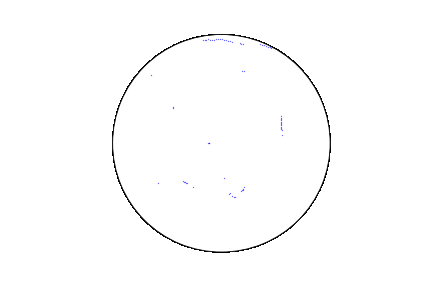
#> input picture lidarAnalysis/1.png, 432 x 288 px; its folder holds 6 pictures in this run
$ jupyter execute --allow-errors lidarProcessing.ipynb
#> lines starting #> are read from the running program, lines starting #| are printed output that depends on the picture; after the words box and inside, x2 and y2 are one past the last pixel; in counts of white or black regions, pixels touching at a corner belong together
[cell 1]
# Visualize Data
import math
import matplotlib.pyplot as plt
import numpy as np
import json
import time

count = 0

# [22 lines left out: function plot, not called in this run]


def visualize(filename, save):
    global count

    # Load Data from txt files
    dataX = []
    dataY = []
    print(filename)
    with open(filename, 'r') as f:
        input = json.loads(f.read())
        for j in input:
            time.sleep(0.1)
            count += 1
            plot(j, save)

#> (the rest of this cell did not finish here and is left out)

[cell 2]
import math
import numpy as np
import matplotlib.pyplot as plt
import cv2 as cv
import json
import time

[cell 3]
# [25 lines left out: function detectDots, not called in this run]


# fig, plots = plt.subplots(10, figsize=(100, 100))

# for i in range(10):
#> (the rest of this cell did not finish here and is left out)

[cell 4]
import cv2

# Load the image
image = cv2.imread("1.png")
#> image is the input picture: shape (288, 432, 3); mean B, G, R 253, 252.9, 252.9

# Convert the image to grayscale
gray = cv2.cvtColor(image, cv2.COLOR_BGR2GRAY)

# Set the minimum size of the blobs to detect
params = cv2.SimpleBlobDetector_Params()
params.minThreshold = 100
params.maxThreshold = 255

# Detect blobs in the image
detector = cv2.SimpleBlobDetector_create(params)
blobs = detector.detect(gray)
#> blobs = ()

print(blobs)

# Loop over the detected blobs and draw a circle around them
for blob in blobs:
    print(blob)
    x, y, w, h = blob
    cv2.circle(image, (x, y), w, (0, 255, 0), 2)
#> this loop made 0 passes

# Show the image with the blobs circled
fig = plt.figure(figsize=(20, 20))
plt.imshow(image)

[cell 5]
import cv2

# Create a SimpleBlobDetector_Params object and set its thresholds
params = cv2.SimpleBlobDetector_Params()
params.minThreshold = 100
params.maxThreshold = 255

# Create a SimpleBlobDetector using the given parameters
detector = cv2.SimpleBlobDetector_create(params)

# Load the image and convert it to grayscale
img = cv2.imread("1.png")
gray_img = cv2.cvtColor(img, cv2.COLOR_BGR2GRAY)

# Detect blobs in the image
keypoints = detector.detect(gray_img)
#> keypoints = ()

# Filter the detected blobs by width
filtered_keypoints = [kp for kp in keypoints if kp.size > 3]
#> filtered_keypoints = []

print(len(filtered_keypoints))
#| 0

# Draw the detected blobs on the original image
img_with_blobs = cv2.drawKeypoints(img, filtered_keypoints, None, color=(0, 255, 0))

# Show the original image and the image with the detected blobs
plt.imshow(img_with_blobs)

[cell 6]
# [25 lines left out: function detectWalls, not called in this run]

fig, plots = plt.subplots(10, figsize=(100, 100))

#> (the rest of this cell did not finish here and is left out)

#> (a cell that did not finish here is left out)

[cell 8]
import json


input = "[[[1], [2], [3]], [[4], [5], [6]]]"
r = json.loads(input)
print(r)

[cell 9]
import cv2 as cv
from PIL import Image as im

# Open image with opencv
I1 = cv.cvtColor(cv.imread("0.png"), cv.COLOR_RGB2GRAY)
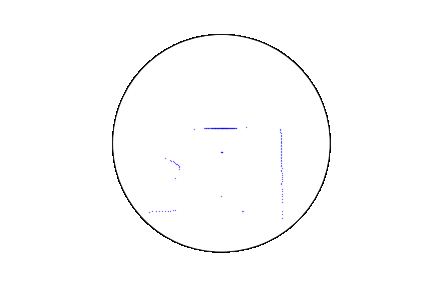
#> input picture testingData/0.png, 432 x 288 px, found by its file name
#> I1: shape (288, 432); min 0, max 255, mean 252.9
I2 = cv.cvtColor(cv.imread("1.png"), cv.COLOR_RGB2GRAY)
#> I2: shape (288, 432); min 0, max 255, mean 253

points1 = cv.cornerHarris(I1, 1, 1, 0.4)
points2 = cv.cornerHarris(I2, 1, 1, 0.4)

print(points1.shape)
#| (288, 432)
for i in range(288):
    for j in range(432):
        if points1[i][j] != 0:
            points1[i][j] = 255
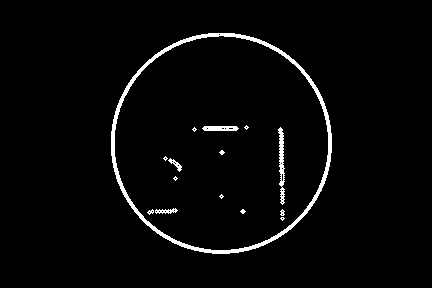
#> points1: shape (288, 432) float32; 2.7% white; 15 white regions (8 under 20 px), largest, box (x1, y1, x2, y2) and area: (111, 33, 332, 254) 2645, (278, 127, 285, 205) 301, (202, 126, 239, 131) 165


data = im.fromarray(points1)

data.show()

# cv.imwrite("r.png", points1)
# cv.waitKey(0)

# print(points1)

[cell 10]
import cv2 as cv
image = cv.imread("32.png", 0)
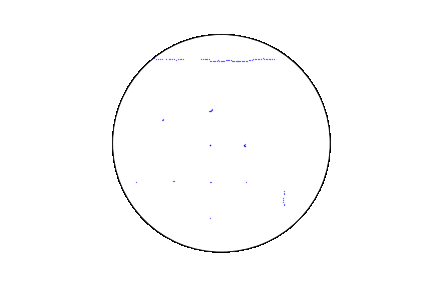
#> input picture lidarAnalysis/32.png, 432 x 288 px
#> image: shape (288, 432); min 0, max 255, mean 252.9
